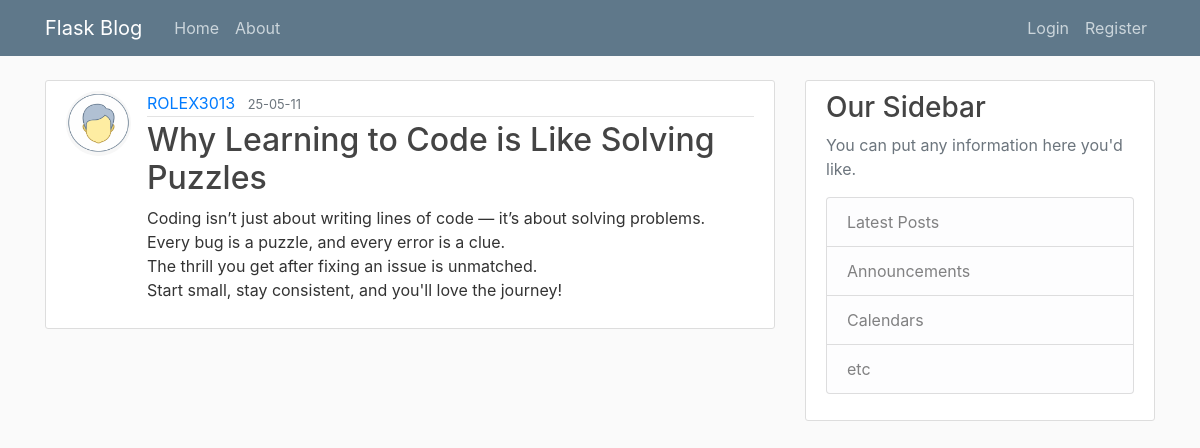
Screenshot of /post/2 with the database file from the repository.
### flaskblog/models.py (models this page shows, shortened)
class User(db.Model,UserMixin):
    id = db.Column(db.Integer,primary_key=True)
    username= db.Column(db.String(20),unique=True,nullable=False)
    email = db.Column(db.String(120), unique=True, nullable=False)
    image_file = db.Column(db.String(20), nullable=False,default="default.jpg")
    password = db.Column(db.String(60), nullable=False)
    posts=db.relationship('Post',backref='author',lazy=True) # cascade="all, delete"   ad this to if you want to delete all post when the user  deleted.

class Post(db.Model):
    id = db.Column(db.Integer, primary_key=True)
    title=db.Column(db.String(100),nullable=False)
    date_posted=db.Column(db.DateTime,nullable=False,default=datetime.utcnow)
    content=db.Column(db.Text,nullable=False)
    user_id=db.Column(db.Integer,db.ForeignKey('user.id'),nullable=False)

### flaskblog/posts/routes.py (the view)
@posts.route("/post/<int:post_id>")
def post(post_id):
    post=Post.query.get_or_404(post_id)
    return render_template('post.html',title=post.title,post=post)

### flaskblog/templates/post.html (shortened to what this page needs)
{% extends "layout.html" %}
{% block content %}
<article class="media content-section">
  <img class="rounded-circle article-img" src="{{ url_for('static',filename='profile_pics/' + post.author.image_file)}}">
  <div class="media-body">
    <div class="article-metadata">
      <a class="mr-2" href="{{url_for('users.user_posts',username=post.author.username)}}">{{ post.author.username }}</a>
      <small class="text-muted">{{ post.date_posted.strftime('%y-%m-%d')}}</small>
    </div>
    <h2 class="article-title">{{ post.title }}</h2>
    <p class="article-content">{{ post.content }}</p>
  </div>
</article>
{% endblock %}

### flaskblog/static/main.css (style rules this page uses)
body { background: #fafafa; color: #333333; margin-top: 5rem; }
h1, h2, h3, h4, h5, h6 { color: #444444; }
.content-section { background: #ffffff; padding: 10px 20px; border: 1px solid #dddddd; border-radius: 3px; margin-bottom: 20px; }
.article-title { color: #444444; }
.article-content { white-space: pre-line; }
.article-img { height: 65px; width: 65px; margin-right: 16px; }
.article-metadata { padding-bottom: 1px; margin-bottom: 4px; border-bottom: 1px solid #e3e3e3 }

### rows the page displays
User: image_file (placeholder picture), author.username "ROLEX3013"
Post: date_posted "25-05-11", title "Why Learning to Code is Like Solving Puzzles", content "Coding isn’t just about writing lines of code — it’s about solving problems. Every bug is a puzzle, and every error is a clue. The thrill you get after fixing an issue is unmatched. Start small, stay consistent, and you'll love the journey!"
